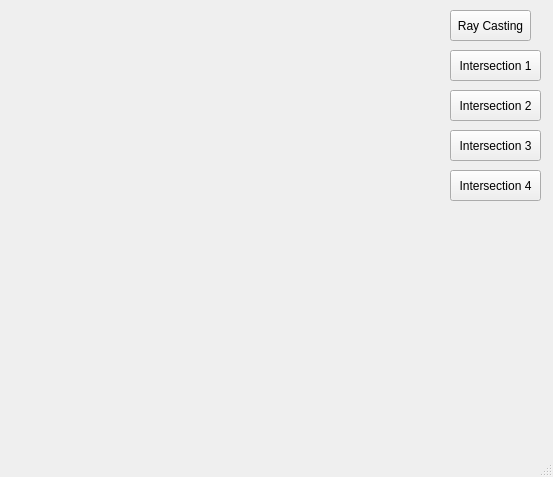
<?xml version="1.0" encoding="UTF-8"?>
<ui version="4.0">
 <class>MainWindow</class>
 <widget class="QMainWindow" name="MainWindow">
  <property name="geometry">
   <rect>
    <x>0</x>
    <y>0</y>
    <width>553</width>
    <height>477</height>
   </rect>
  </property>
  <property name="windowTitle">
   <string>MainWindow</string>
  </property>
  <widget class="QWidget" name="centralwidget">
   <widget class="QPushButton" name="pushButton">
    <property name="geometry">
     <rect>
      <x>450</x>
      <y>10</y>
      <width>81</width>
      <height>31</height>
     </rect>
    </property>
    <property name="text">
     <string>Ray Casting</string>
    </property>
   </widget>
   <widget class="QLabel" name="label">
    <property name="geometry">
     <rect>
      <x>10</x>
      <y>20</y>
      <width>400</width>
      <height>400</height>
     </rect>
    </property>
    <property name="text">
     <string/>
    </property>
   </widget>
   <widget class="QPushButton" name="pushButton_2">
    <property name="geometry">
     <rect>
      <x>450</x>
      <y>50</y>
      <width>91</width>
      <height>31</height>
     </rect>
    </property>
    <property name="text">
     <string>Intersection 1</string>
    </property>
   </widget>
   <widget class="QPushButton" name="pushButton_3">
    <property name="geometry">
     <rect>
      <x>450</x>
      <y>90</y>
      <width>91</width>
      <height>31</height>
     </rect>
    </property>
    <property name="text">
     <string>Intersection 2</string>
    </property>
   </widget>
   <widget class="QPushButton" name="pushButton_4">
    <property name="geometry">
     <rect>
      <x>450</x>
      <y>130</y>
      <width>91</width>
      <height>31</height>
     </rect>
    </property>
    <property name="text">
     <string>Intersection 3</string>
    </property>
   </widget>
   <widget class="QPushButton" name="pushButton_5">
    <property name="geometry">
     <rect>
      <x>450</x>
      <y>170</y>
      <width>91</width>
      <height>31</height>
     </rect>
    </property>
    <property name="text">
     <string>Intersection 4</string>
    </property>
   </widget>
  </widget>
  <widget class="QMenuBar" name="menubar">
   <property name="geometry">
    <rect>
     <x>0</x>
     <y>0</y>
     <width>553</width>
     <height>21</height>
    </rect>
   </property>
  </widget>
  <widget class="QStatusBar" name="statusbar"/>
 </widget>
 <resources/>
 <connections/>
</ui>
